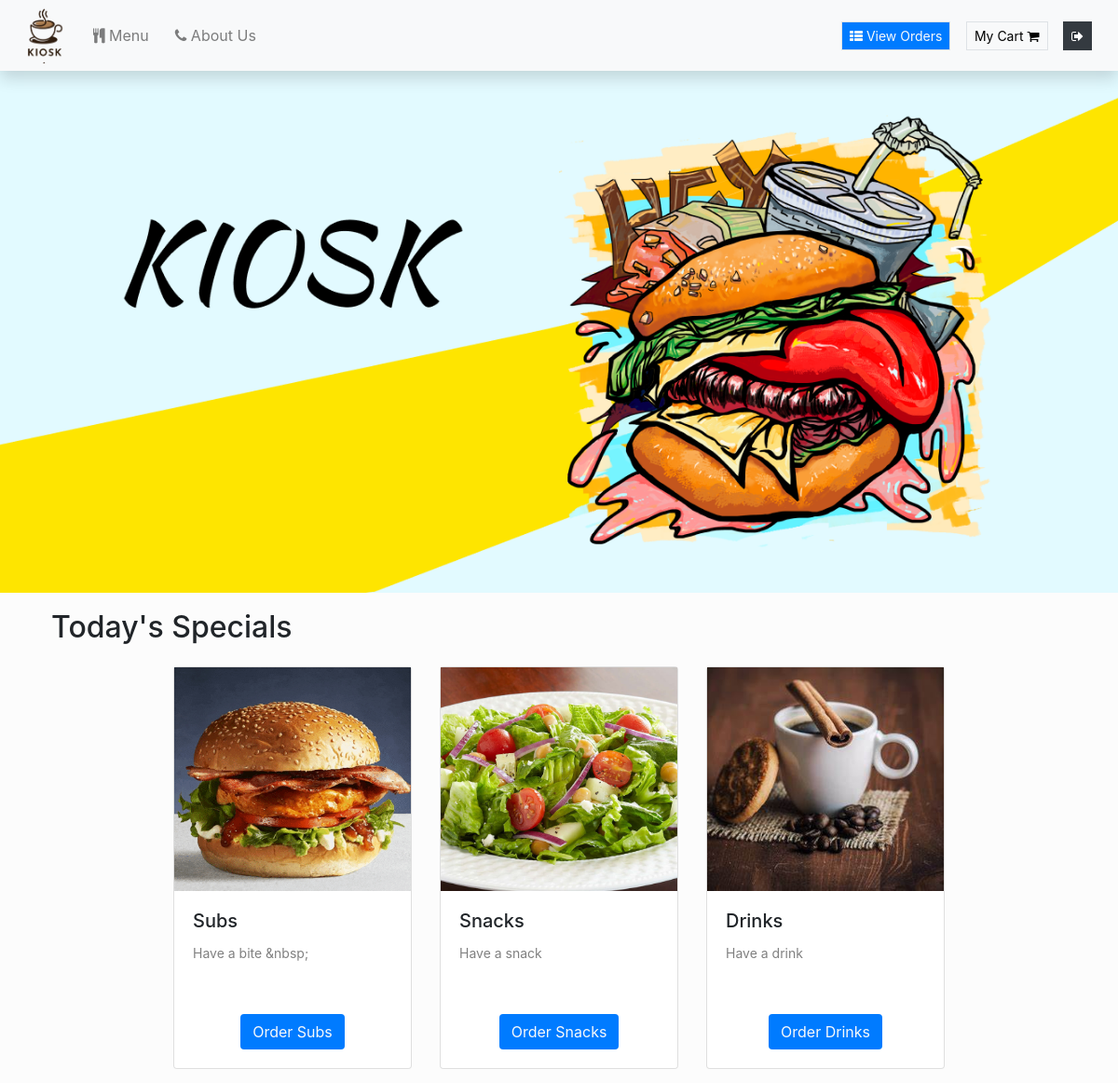
The app's page / (signed in) with its own data.
### orders/models.py (models this page shows, shortened)
class Category(models.Model):
    category_title = models.CharField(max_length=200)
    category_gif = models.ImageField(upload_to="media")
    category_description = models.TextField() #make this the wysiwyg text field
    class Meta:
        verbose_name = "Category"
        verbose_name_plural = "Categories"

### orders/views.py (the view)
# urls.py: path("", views.index, name="index"),
def index(request):
    if request.user.is_authenticated:
        return render(request, "orders/home.html", {"categories":Category.objects.all})
    else:
        return redirect("orders:login")

### orders/templates/orders/home.html
{% extends 'orders/header.html' %} {% load static %} {% block content %}
<div class="container-fluid ctn" >
  <h1 style="height:70vh; width:100%;" class="banner"></h1>
  <h2 style="padding: 10px 55px 0">Today's Specials</h1>
  <div class="row justify-content-center row" >
    {% for cat in categories %}
    <div
      class="card rounded"
      style="border-radius: 20px; width: 16rem; margin: 15px"
    >
      <img
        src="{% if cat.category_gif %}{{cat.category_gif.url}}{% else %}{% static 'no-img-available.png' %}{% endif %}"
        class="card-img-top cat-img rounded-0"
        alt="gif for category item"
        style="width: 100%"
      />
      <div class="card-body">
        <h5 class="card-title">{{cat.category_title}}</h5>
        <p
          class="card-text truncate-3"
          style="font-size: 14px; color: grey; height: 60px"
        >
          {{cat.category_description|striptags}}
        </p>
        <center>
          <a
            href="{{cat.category_title}}"
            class="btn rounded btn-gradient bg-primary text-light"
            >Order {{cat.category_title}}</a
          >
        </center>
      </div>
    </div>
    {% endfor %}
  </div>
</div>
{% endblock %}

### orders/templates/orders/header.html (shortened to what this page needs)
{% load static %}
<!DOCTYPE html>
<html lang="en">
  <head>
    <link
      rel="stylesheet"
      href="https://stackpath.bootstrapcdn.com/bootstrap/4.3.1/css/bootstrap.min.css"
    />
    <link
      rel="stylesheet"
      href="https://cdnjs.cloudflare.com/ajax/libs/font-awesome/4.7.0/css/font-awesome.min.css"
    />
    <link rel="stylesheet" href="{% static 'orders/style.css' %}" />
    <link
      href="https://cdnjs.cloudflare.com/ajax/libs/toastr.js/latest/toastr.min.css"
      rel="stylesheet"
    />
    {% load static %}
    <link rel="stylesheet" href="{% static 'orders/main.js' %}" />
  </head>
  <body>
    <nav
      class="navbar navbar-expand-lg navbar-light shadow bg-light"
      id="topNav"
    >
      <a class="navbar-brand logo" href="#"></a>
      <div class="collapse navbar-collapse" id="navbarText">
        {% if user.is_authenticated %}
        <ul class="navbar-nav mr-auto">
          <li class="nav-item">
            <a class="nav-link" href="/"><i class="fa fa-cutlery"></i> Menu</a>
          </li>
          <li class="nav-item">
            <a class="nav-link" href="/contact"
              ><i class="fa fa-phone"></i> About Us</a
            >
          </li>
        </ul>
        <span class="navbar-text">
          <a
            href="/view-orders"
            class="btn btn-primary text-light btn-sm border rounded-0"
            ><i class="fa fa-th-list"></i> View Orders</a
          >
          <a
            href="/cart"
            id="cart_button"
            class="btn btn-light border btn-sm rounded-0"
            style="color: black"
            > My Cart
            <i class="fa fa-shopping-cart"></i
          ></a>
          <button
            type="button"
            class="btn btn-dark btn-sm rounded-0"
            onclick="logout()"
          >
            <i class="fa fa-sign-out"></i>
          </button>
        </span>
        {% endif %}
      </div>
    </nav>
    {% block content %} {% endblock %}
  </body>
</html>

### orders/static/orders/style.css (style rules this page uses)
html, body { height: 100%; width: 100%; }
.truncate-3 { overflow: hidden; text-overflow: ellipsis; display: -webkit-box; -webkit-line-clamp: 3; -webkit-box-orient: vertical; width: calc(100%); }
.cat-img { width: 100%; height: 15em; object-fit: cover; object-position: center center; }
body { background-repeat: no-repeat; background-size: cover; background-position: center center; backdrop-filter: brightness(0.9887); }
.ctn, .row { padding:0; margin:0; }
.banner { background-image: url(./../img/bw.png); object-fit: cover; background-size: cover ; background-position: 50% ; background-repeat: no-repeat; }
.logo { background-image: url(./../img/logo.png); height: 60px; background-size: 100%; width: 60px; }
.nav-item, button, .navbar-text a { margin-right: 12px; }

### records on screen
Category: category_gif (picture), category_title "Subs", category_description "Have a bite &nbsp;"
Category: category_gif (picture), category_title "Snacks", category_description "Have a snack"
Category: category_gif (picture), category_title "Drinks", category_description "Have a drink"
